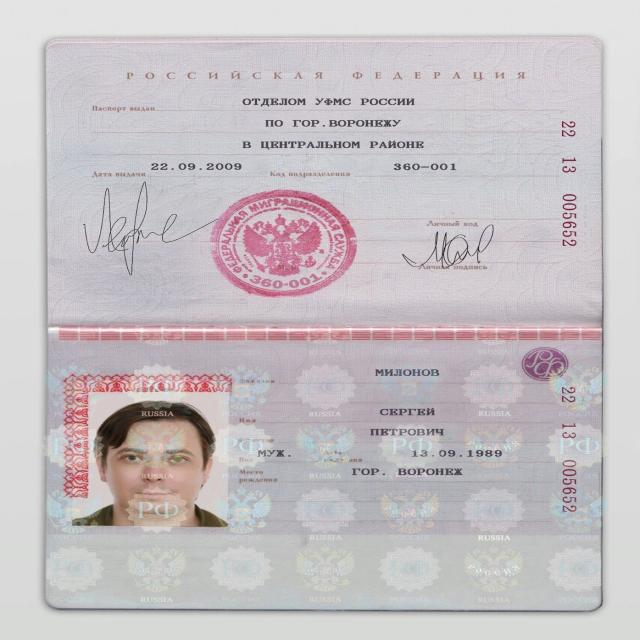
#> input picture ml_pipeline/data/image.jpg, 640 x 640 px
$ python -i rotation_helpers.py   (imports and definitions only)
#> lines starting #> are read from the running program, lines starting #| are printed output that depends on the picture; after the words box and inside, x2 and y2 are one past the last pixel; in counts of white or black regions, pixels touching at a corner belong together
### src/utils/common_helpers.py
import cv2 as cv

import numpy as np

def whitening_lines(
    gray_image: np.ndarray, vertical_threshold=0.05, horizontal_threshold=0.05
):
    """
    Whiten vertical and horizontal lines on an image.
    Input:
        gray_image: array image
        vertical_threshold: threshold as a ratio of line length
            to image height, from 0 to 1
        horizontal_threshold: threshold as a ratio of line length
            to image width, from 0 to 1
    Return:
        grayscale image with lines longer then threshold beeing whiten
    """
    if len(gray_image.shape) > 2:
        gray_image = cv.cvtColor(gray_image, cv.COLOR_BGR2GRAY)
    h, w = gray_image.shape

    vertical_threshold = h * vertical_threshold
    horizontal_threshold = w * horizontal_threshold
    horizontal_rect_threshold = w * 0.4
    good_rect_area_threshold = 0.6

    image = cv.bilateralFilter(gray_image, 9, 75, 75)
    _, image = cv.threshold(image, 0, 255, cv.THRESH_BINARY + cv.THRESH_OTSU)
    bw_img = cv.bitwise_not(image)

    # Find vertical lines
    image = cv.dilate(bw_img, np.ones((1, 5), np.uint8), iterations=1)
    image = cv.erode(image, np.ones((21, 1), np.uint8), iterations=1)
    image = cv.erode(image, np.ones((5, 5), np.uint8), iterations=1)
    image = cv.dilate(image, np.ones((3, 3), np.uint8), iterations=1)
    image = cv.dilate(image, np.ones((21, 1), np.uint8), iterations=1)
    image = cv.erode(image, np.ones((3, 3), np.uint8), iterations=1)
    image = cv.dilate(image, np.ones((5, 5), np.uint8), iterations=1)

    contours, _ = cv.findContours(image, cv.RETR_TREE, cv.CHAIN_APPROX_SIMPLE)

    # Remove too small vertical lines
    for i in contours:
        rectangle = cv.minAreaRect(i)
        box = cv.boxPoints(rectangle)
        box = np.int0(box)
        ys = box[:, 1]
        diff = max(ys) - min(ys)
        if diff < vertical_threshold:
            cv.fillConvexPoly(image, i, (0, 0, 0))

    vertical_mask = image == 255
    gray_image[vertical_mask] = 255

    # Find horizontal lines
    image = cv.dilate(bw_img, np.ones((5, 1), np.uint8), iterations=1)
    image = cv.erode(image, np.ones((1, 21), np.uint8), iterations=1)
    image = cv.erode(image, np.ones((5, 5), np.uint8), iterations=1)
    image = cv.dilate(image, np.ones((3, 3), np.uint8), iterations=1)
    image = cv.dilate(image, np.ones((1, 21), np.uint8), iterations=1)
    image = cv.erode(image, np.ones((3, 3), np.uint8), iterations=1)
    image = cv.dilate(image, np.ones((5, 5), np.uint8), iterations=1)

    contours, _ = cv.findContours(image, cv.RETR_TREE, cv.CHAIN_APPROX_NONE)

    # Remove too small horizontal lines
    for i in contours:

        area = cv.contourArea(i)
        rect = cv.boundingRect(i)
        break_contour = (
            True
            if area < rect[2] * rect[3] * good_rect_area_threshold
            else False
        )

        rectangle = cv.minAreaRect(i)
        box = cv.boxPoints(rectangle)
        box = np.int0(box)
        xs = box[:, 0]
        diff = max(xs) - min(xs)
        if diff < horizontal_threshold or (
            break_contour and diff < horizontal_rect_threshold
        ):
            cv.fillConvexPoly(image, i, (0, 0, 0))

    horizontal_mask = image == 255

    black_pixel_count = len(np.where(horizontal_mask == 0)[0])
    white_pixel_count = len(np.where(horizontal_mask == 1)[0])
    if black_pixel_count > 0 and white_pixel_count / black_pixel_count < 0.15:
        gray_image[horizontal_mask] = 255

    return gray_image, vertical_mask, horizontal_mask

### src/utils/rotation_helpers.py
import numpy as np
import cv2 as cv

import math

from scipy.stats import mode

from common_helpers import whitening_lines

def grab_contours(cnts):
    if len(cnts) == 2:
        cnts = cnts[0]
    elif len(cnts) == 3:
        cnts = cnts[1]
    else:
        raise Exception(
            (
                "Contours tuple must have length 2 or 3, "
                "otherwise OpenCV changed their cv2.findContours return "
                "signature yet again. Refer to OpenCV's documentation "
                "in that case"
            )
        )

    return cnts


def get_cnt_rect_info(cnt):
    rect = cv.minAreaRect(cnt)  # вписываем прямоугольник
    max_rect = cv.boundingRect(cnt)  # описываем прямоугольник
    box = cv.boxPoints(rect)  # поиск четырех вершин прямоугольника
    box = np.int0(box)  # округление координат
    center = (int(rect[0][0]), int(rect[0][1]))
    min_rect_area = int(rect[1][0] * rect[1][1])  # вычисление площади
    max_rect_area = int(max_rect[2] * max_rect[3])  # вычисление max площади

    # вычисление координат двух векторов, являющихся сторонам прямоугольника
    edge1 = np.int0((box[1][0] - box[0][0], box[1][1] - box[0][1]))
    # edge2 = np.int0((box[2][0] - box[1][0], box[2][1] - box[1][1]))
    edge2 = np.int0((box[1][0] - box[2][0], box[1][1] - box[2][1]))

    # выясняем какой вектор больше
    usedEdge = edge1
    if cv.norm(edge2) > cv.norm(edge1):
        usedEdge = edge2
    width_rect = int(cv.norm(usedEdge))
    reference = (1, 0)  # горизонтальный вектор, задающий горизонт

    # вычисляем угол между самой длинной стороной прямоугольника и горизонтом
    angle = (
        180
        / math.pi
        * math.asin(
            (reference[0] * usedEdge[0] + reference[1] * usedEdge[1]) / (cv.norm(reference) * cv.norm(usedEdge))
        )
    )
    angle = angle if angle >= 0 else 180 + angle
    angle = round(abs(angle), 2)

    return min_rect_area, max_rect_area, center, width_rect, angle


def find_angle_small(image: np.ndarray, k_area=0.5):
    # debug_img = image.copy()
    if len(image.shape) > 2:
        image = cv.cvtColor(image, cv.COLOR_BGR2GRAY)
    # Image properties
    height, width = image.shape
    # Define kernels
    kernel_3 = np.ones((3, 3), np.uint8)
    kernel_11 = np.ones((1, 11), np.uint8)
    # Preprocessing
    image = cv.erode(image, kernel_3, iterations=1)
    _, image = cv.threshold(image, 0, 255, cv.THRESH_BINARY + cv.THRESH_OTSU)
    image = cv.GaussianBlur(image, (9, 9), 0)
    image = cv.adaptiveThreshold(image, 255, cv.ADAPTIVE_THRESH_GAUSSIAN_C, cv.THRESH_BINARY, 11, 2)
    image = cv.bitwise_not(image)
    image = cv.dilate(image, kernel_3, iterations=1)
    image = cv.erode(image, kernel_3, iterations=1)
    image = cv.bitwise_not(image)
    image = cv.erode(image, kernel_11, iterations=3)
    image = cv.bitwise_not(image)
    image = cv.erode(image, kernel_11, iterations=10)
    image = cv.dilate(image, kernel_11, iterations=5)
    # Find contours
    contours = cv.findContours(image=image, mode=cv.RETR_TREE, method=cv.CHAIN_APPROX_SIMPLE)
    contours = grab_contours(contours)
    # image = cv.cvtColor(image, cv.COLOR_GRAY2BGR)
    # Filter contours by length
    angles = []
    for contour in contours:
        min_rect_area, max_rect_area, _, width_rect, angle = get_cnt_rect_info(contour)
        if min_rect_area > 100 and min_rect_area > max_rect_area * k_area and width_rect > width * 0.25:
            angles.append(angle)

    angles = [a for a in angles if a > max(angles) / 2]
    angles_int = list(map(int, angles))
    if not angles_int:
        return 0

    mode_angle = mode(angles_int)[0][0]
    angles_final = [angles[num] for num, angle in enumerate(angles_int) if angle == mode_angle]

    return np.mean(angles_final)


def rotate_image_small(image: np.ndarray, angle=None):
    if angle is None:
        angle = find_angle_small(image)
        if angle == 0 or abs(angle - 90) > 7:
            return image, angle
    height, width = image.shape[:2]
    cx, cy = width // 2, height // 2
    mask = np.full((height, width), 255, dtype=np.uint8)
    M = cv.getRotationMatrix2D((cx, cy), angle - 90, 1)
    # Find new image size
    cos = np.abs(M[0, 0])
    sin = np.abs(M[0, 1])
    new_width = int((height * sin) + (width * cos))
    new_height = int((height * cos) + (width * sin))
    # Fix Rotation matrix
    M[0, 2] += (new_width / 2) - cx
    M[1, 2] += (new_height / 2) - cy
    # Rotate image and mask
    image = cv.warpAffine(image, M, (new_width, new_height))
    mask = cv.warpAffine(mask, M, (new_width, new_height))
    # Find contours of the old image
    contours = cv.findContours(
        image=mask, mode=cv.RETR_TREE, method=cv.CHAIN_APPROX_SIMPLE
    )
    contours = grab_contours(contours)
    # Paint old image frame
    cv.drawContours(
        image=image,
        contours=contours,
        contourIdx=-1,
        color=(255, 255, 255),
        thickness=1,
    )
    # Change color background after rotation
    image[mask == 0] = 255
    return image, angle


def remove_shadow(image: cv):
    """Removes shadows from image:"""
    bgr_channels = cv.split(image)
    no_shadow_norm_channels = []

    for i in bgr_channels:
        dilated_image = cv.dilate(i, np.ones((7, 7), np.uint8))
        blured_image = cv.medianBlur(dilated_image, 21)
        diff_image = 255 - cv.absdiff(i, blured_image)
        norm_image = cv.normalize(
            diff_image,
            None,
            alpha=0,
            beta=255,
            norm_type=cv.NORM_MINMAX,
            dtype=cv.CV_8UC1,
        )
        no_shadow_norm_channels.append(norm_image)

    return cv.merge(no_shadow_norm_channels)


def only_text_angle(image: np.ndarray):
    img = image.copy()

    img = remove_shadow(img)
    if len(img.shape) > 2:
        img = cv.cvtColor(img, cv.COLOR_BGR2GRAY)

    # бинаризация
    # TODO проверить бинаризацию через саволу
    v = np.median(img)
    sigma = 0.35 if v < 220 else 0.15
    low = int(max(110, (1.0 - sigma) * v))
    img = cv.threshold(img, low, 255, cv.THRESH_BINARY)[1]

    img, _, _ = whitening_lines(img, 0.03, 0.07)
    # img = del_tresh_lines(img, 0.03, 0.05, 1)

    _, angle = rotate_image_small(img)

    return angle


# [12 lines left out: function rotate_image, not called in this run]

>>> import cv2
>>> picture = cv2.imread('../../ml_pipeline/data/image.jpg')
#> picture is the input picture: shape (640, 640, 3); mean B, G, R 195.8, 192.4, 198.4
>>> result = only_text_angle(picture)
#> the loop in remove_shadow, `for i in bgr_channels:` made 3 passes
#> after the loop in remove_shadow, `for i in bgr_channels:`:
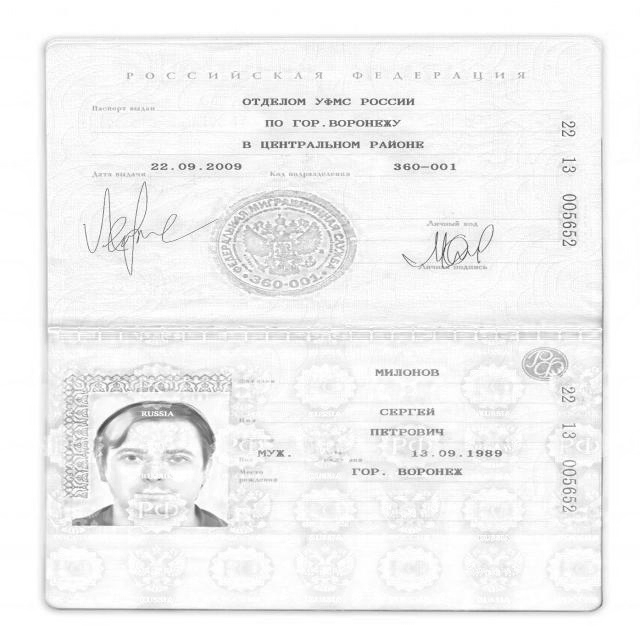
#> diff_image: shape (640, 640); min 60, max 255, mean 242.3
#> after the loop in remove_shadow, `for i in bgr_channels:`:
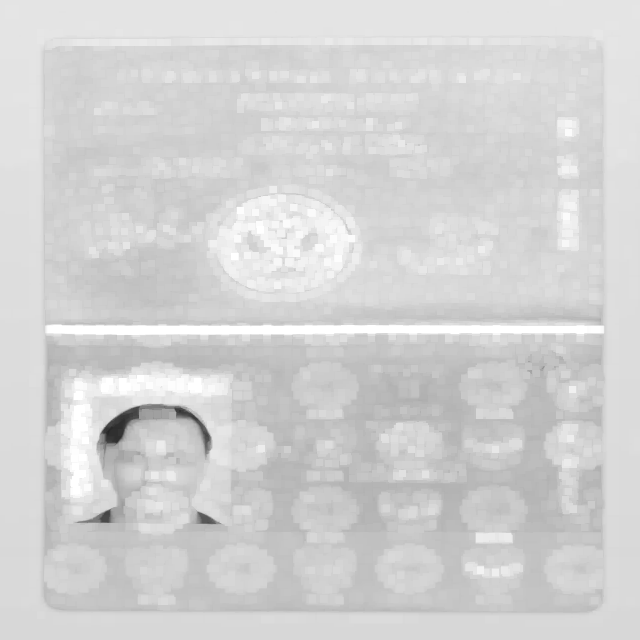
#> dilated_image: shape (640, 640); min 37, max 255, mean 211.1
#> after the loop in remove_shadow, `for i in bgr_channels:`: no_shadow_norm_channels = 3 items
#> in remove_shadow, `return cv.merge(no_shadow_norm_channels)`:
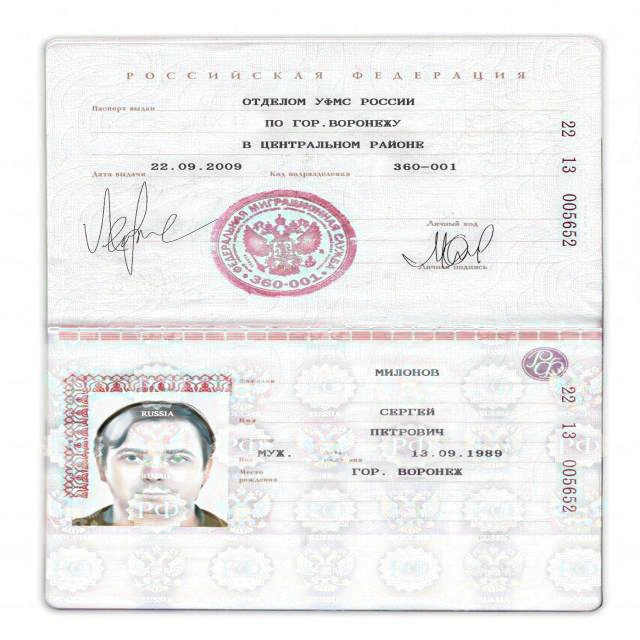
#> returned value: shape (640, 640, 3); mean of channels 0, 1, 2 237.6, 237.2, 238.4; drawn as B, G, R
#> in only_text_angle, `v = np.median(img)`: v = 246
#> in only_text_angle, `sigma = 0.35 if v < 220 else 0.15`: sigma = 0.15
#> in only_text_angle, `low = int(max(110, (1.0 - sigma) * v))`: low = 209
#> in only_text_angle, `img = cv.threshold(img, low, 255, cv.THRESH_BINARY)[1]`:
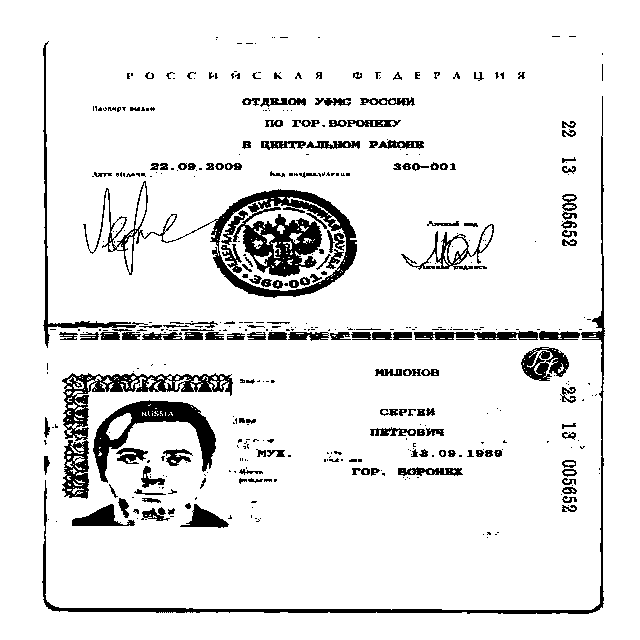
#> img: shape (640, 640); 91.1% white; 456 black regions (289 under 20 px), largest, box (x1, y1, x2, y2) and area: (83, 181, 357, 298) 7519, (62, 373, 233, 499) 3679, (42, 96, 605, 614) 3664
#> in whitening_lines, `contours, _ = cv.findContours(image, cv.RETR_TREE, cv.CHAIN_APPROX_SIM..`: contours = 25 contours; largest, box (x1, y1, x2, y2) and area: (599, 96, 606, 608) 2438, (42, 43, 50, 348) 1638, (195, 409, 214, 472) 802, (94, 419, 109, 482) 718, (341, 214, 354, 270) 480
#> the loop in whitening_lines, `for i in contours:` made 25 passes
#> (rectangle, box, ys, diff) on passes 1 to 4: (((44, 569), (66, 6), -90), [[47, 602], [41, 602], [41, 536], [47, 536]], [602, 602, 536, 536], 66), (((44.5, 506.5), (53, 5), -90), [[47, 533], [42, 533], [42, 480], [47, 480]], [533, 533, 480, 480], 53), (((85.5, 485.5), (25, 5), -90), [[88, 498], [83, 498], [83, 473], [88, 473]], [498, 498, 473, 473], 25), (((85.5, 455.5), (31, 5), -90), [[88, 471], [83, 471], [83, 440], [88, 440]], [471, 471, 440, 440], 31)
#> in whitening_lines, `contours, _ = cv.findContours(image, cv.RETR_TREE, cv.CHAIN_APPROX_NONE)`: contours = 43 contours, 1 with area under 20; largest, box (x1, y1, x2, y2) and area: (48, 606, 598, 616) 3578, (233, 189, 347, 221) 2118, (114, 399, 208, 424) 1735, (108, 374, 232, 386) 1012, (232, 281, 327, 298) 914
#> the loop in whitening_lines, `for i in contours: ` made 43 passes
#> (area, rect, break_contour, rectangle, box, xs, diff) on passes 1 to 3: (3578, (48, 606, 550, 10), False, ((322.5, 610.3), (7.71, 549), -89.74), [[596, 615], [47, 612], [48, 605], [597, 607]], [596, 47, 48, 597], 550), (538, (180, 514, 49, 15), False, ((204, 521), (14, 48), -90), [[227, 527], [179, 527], [179, 513], [227, 513]], [227, 179, 179, 227], 48), (622, (72, 513, 57, 15), False, ((100, 520), (14, 56), -90), [[128, 527], [72, 527], [72, 513], [128, 513]], [128, 72, 72, 128], 56)
#> after the loop in whitening_lines, `for i in contours:`:
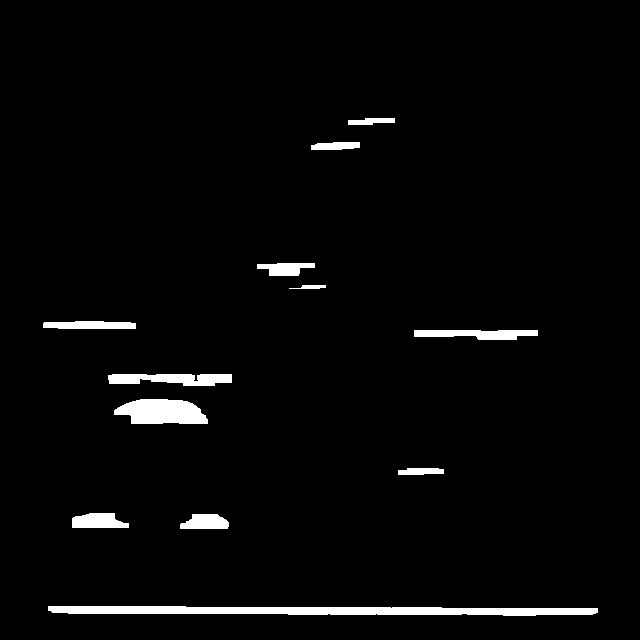
#> image: shape (640, 640); 2.8% white; 12 white regions, largest, box (x1, y1, x2, y2) and area: (48, 606, 598, 616) 4132, (114, 399, 208, 424) 1839, (108, 374, 232, 386) 1154
#> in whitening_lines, `black_pixel_count = len(np.where(horizontal_mask == 0)[0])`: black_pixel_count = 398109
#> in whitening_lines, `white_pixel_count = len(np.where(horizontal_mask == 1)[0])`: white_pixel_count = 11491
#> in whitening_lines, `gray_image[horizontal_mask] = 255`:
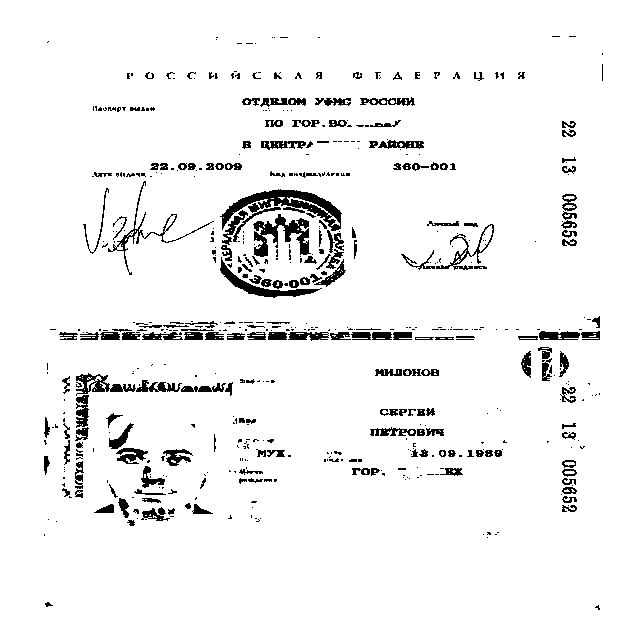
#> gray_image: shape (640, 640); 94.6% white; 566 black regions (362 under 20 px), largest, box (x1, y1, x2, y2) and area: (220, 189, 342, 242) 1945, (253, 214, 311, 257) 1079, (220, 257, 322, 298) 759
#> in find_angle_small, `image = cv.dilate(image, kernel_11, iterations=5)`:
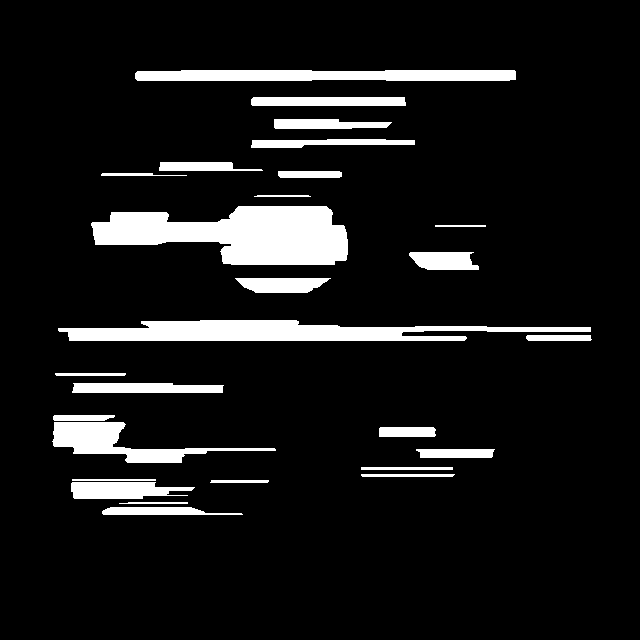
#> image: shape (640, 640); 9.4% white; 27 white regions
#> in find_angle_small, `contours = cv.findContours(image=image, mode=cv.RETR_TREE, method=cv.C..`: contours = 27 contours; largest, box (x1, y1, x2, y2) and area: (91, 206, 348, 265) 9925, (58, 320, 591, 341) 6399, (135, 70, 516, 81) 3598, (52, 422, 276, 463) 2905, (71, 482, 195, 499) 1462
#> in grab_contours, `cnts = cnts[0]`: cnts has the same summary as contours in find_angle_small
#> the loop in find_angle_small, `for contour in contours:` made 27 passes
#> (rect in get_cnt_rect_info, max_rect in get_cnt_rect_info, box in get_cnt_rect_info, center in get_cnt_rect_info, min_rect_area, max_rect_area, edge2 in get_cnt_rect_info) on passes 1 to 2: (((172, 510.5), (7, 140), -90), (102, 507, 141, 8), [[242, 514], [102, 514], [102, 507], [242, 507]], (172, 510), 980, 1128, [0, 7]), (((153, 502.5), (1, 68), -90), (119, 502, 69, 2), [[187, 503], [119, 503], [119, 502], [187, 502]], (153, 502), 68, 138, [0, 1])
#> (the run stopped early here; a loop or call above may not have finished)
